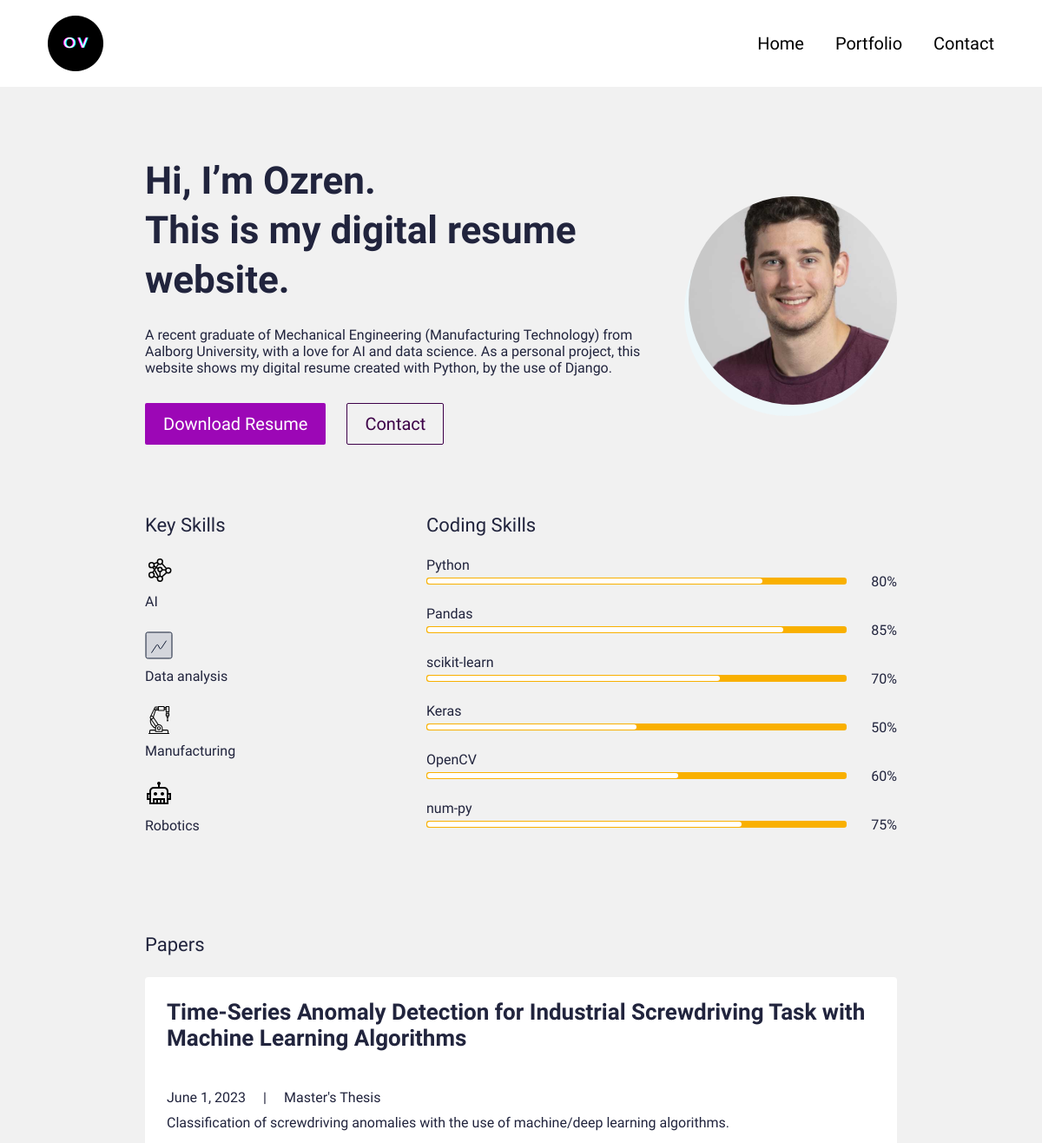
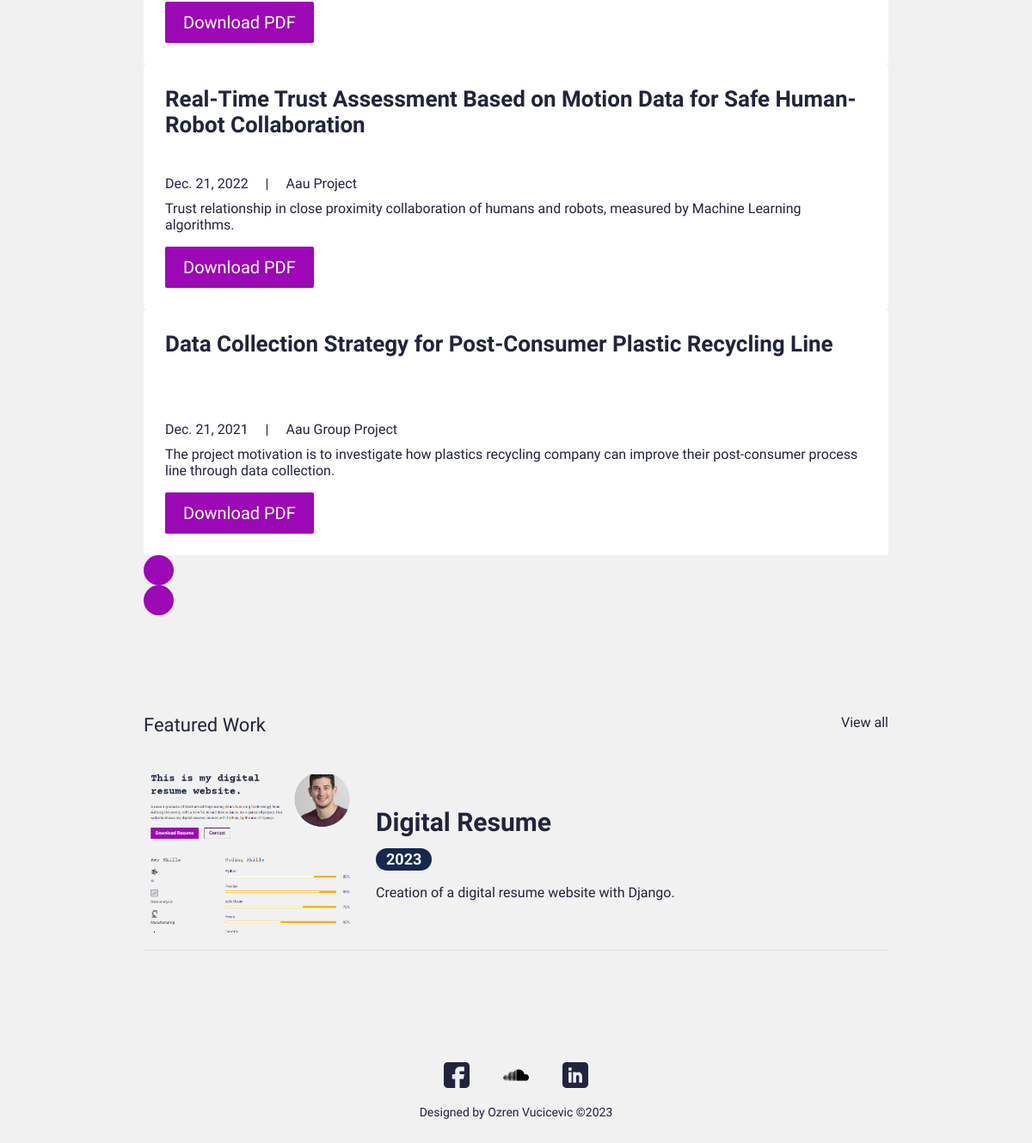
The page / on the database its author committed (2 pictures, top to bottom).
### main/models.py (models this page shows, shortened)
class UserProfile(models.Model):
    class Meta:
        verbose_name_plural = 'User Profiles'
        verbose_name = 'User Profile'
    user = models.OneToOneField(User, on_delete=models.CASCADE)
    avatar = models.ImageField(blank=True, null=True, upload_to="avatar")
    title = models.CharField(max_length=200, blank=True, null=True)
    bio = models.TextField(blank=True, null=True)
    skills = models.ManyToManyField(Skill, blank=True)
    cv = models.FileField(blank=True, null=True, upload_to="cv")

class Skill(models.Model):
    class Meta:
        verbose_name_plural = 'Skills'
        verbose_name = 'Skill'
    name = models.CharField(max_length=20, blank=True, null=True)
    score = models.IntegerField(default=80, blank=True, null=True)
    image = models.FileField(blank=True, null=True, upload_to="skills")
    is_key_skill = models.BooleanField(default=False)
    is_active = models.BooleanField(default=True)

class Certificate(models.Model):
    class Meta:
        verbose_name_plural = 'Certificates'
        verbose_name = 'Certificate'
    date = models.DateTimeField(blank=True, null=True)
    name = models.CharField(max_length=50, blank=True, null=True)
    title = models.CharField(max_length=200, blank=True, null=True)
    description = models.CharField(max_length=500, blank=True, null=True)
    is_active = models.BooleanField(default=True)
    pdf_file = models.FileField(upload_to='certificates/pdfs/', blank=True, null=True)

class Portfolio(models.Model):
    class Meta:
        verbose_name_plural = 'Portfolio Profiles'
        verbose_name = 'Portfolio'
        ordering = ["name"]
    date = models.DateTimeField(blank=True, null=True)
    name = models.CharField(max_length=200, blank=True, null=True)
    description = models.CharField(max_length=500, blank=True, null=True)
    body = RichTextField(blank=True, null=True)
    image = models.ImageField(blank=True, null=True, upload_to="portfolio")
    slug = models.SlugField(null=True, blank=True)
    is_active = models.BooleanField(default=True)

### main/views.py (the view)
# urls.py: path('', views.IndexView.as_view(), name="home"),
class IndexView(generic.TemplateView):
	template_name = "main/index.html"
	def get_context_data(self, **kwargs):
		context = super().get_context_data(**kwargs)
		testimonials = Testimonial.objects.filter(is_active=True)
		certificates = Certificate.objects.filter(is_active=True)
		blogs = Blog.objects.filter(is_active=True)
		portfolio = Portfolio.objects.filter(is_active=True)
		skills = Skill.objects.filter(is_active=True)
		context["testimonials"] = testimonials
		context["certificates"] = certificates
		context["blogs"] = blogs
		context["portfolio"] = portfolio
		context["skills"] = skills
		return context

### djangowebpage/context_processors.py (called while the page is built)
def project_context(request):
    context = {
        'me': User.objects.first(),
    }
    return context

### main/templates/main/index.html (shortened to what this page needs)
{% extends 'main/base.html' %}
{% load static %}
{% block content %}
<section>
  <div class="bannerSection">
    <div class="container">
      <div class="row g-4 g-md-3  align-items-center">
        <div class="col-md-auto order-md-last">
          <div class="bannerUserImg">
            <img src="{{me.userprofile.avatar.url}}" alt="...">
          </div>
        </div>
        <div class="col-md">
          <div class="bannerContent">
            <h1 class="xlTitle pb-3">Hi, I’m {{me.first_name}}. <br>{{me.userprofile.title}}</h1>
            <p>{{me.userprofile.bio}}</p>
            <div class="bannerBtnCol">
              <div class="row">
                <div class="col-auto">
                  <a download href="{{me.userprofile.cv.url}}" class="btn btnPrimary">Download Resume</a>
                </div>
                <div class="col-auto">
                  <a href="{% url 'main:contact' %}" class="btn btnOutline">Contact</a>
                </div>
              </div>
            </div>
          </div>
        </div>
      </div>
    </div>
  </div>
</section>
<section>
  <div class="sectionSpace pt-0">
    <div class="container">
      <div class="row">
        <div class="col-md-auto">
          <div class="keySkillCol">
            <h4 class="smTitle pb-3">Key Skills</h4>
            {% for sk in skills %}
            {% if sk.is_key_skill %}
            <div class="keySkillCard">
              {% if sk.image %}
              <div class="ksIconCol">
                <img src="{{sk.image.url}}" alt="...">
              </div>
              {% endif %}
              <span class="ksText">{{sk.name}}</span>
            </div>
            {% endif %}
            {% endfor %}
          </div>
        </div>
        <div class="col-md">
          <h4 class="smTitle pb-3">Coding Skills</h4>
          <div class="progressCol">
            <div class="progressCard">
              {% for sk in skills %}
              {% if not sk.is_key_skill %}
              <div class="progressCol">
                <span class="progressLbl">{{sk.name}}</span>
                <div class="row g-2 align-items-center">
                  <div class="col">
                    <div class="progress progressStyle">
                      <div class="progress-bar" role="progressbar" style="width: {{sk.score}}%" aria-valuenow="{{sk.score}}" aria-valuemin="0" aria-valuemax="100"></div>
                    </div>
                  </div>
                  <div class="col-auto">
                    <span class="pLbl">{{sk.score}}%</span>
                  </div>
                </div>
              </div>
              {% endif %}
              {% endfor %}
            </div>
          </div>
        </div>
      </div>
    </div>
  </div>
</section>
<section>
  <div class="sectionSpaceSm lightBg">
    <div class="container">
      <div class="row pb-3">
        <div class="col">
          <h4 class="smText regular">Papers</h4>
        </div>
      </div>
      <div class="sliderOuter">
        <div class="swiper certificatesSlider">
          <div class="swiper-wrapper">
            {% for c in certificates %}
              {% if c.is_active %}
                <div class="swiper-slide">
                  <div class="cardStyle1">
                    <h4 class="mdTitle cs1Title">
                      <a href="{{ c.pdf_file.url }}" target="_blank">{{ c.title }}</a>
                    </h4>
                    <ul class="cardOptionCol">
                      <li>{{ c.date.date }}</li>
                      <li>{{ c.name|title }}</li>
                    </ul>
                    <p>{{ c.description }}</p>
                    <a href="{{ c.pdf_file.url }}" download="{{ c.title }}.pdf" class="btn btnPrimary">Download PDF</a>
                  </div>
                </div>
              {% endif %}
            {% endfor %}
          </div>
        </div>
        <div class="cert-swiper-button-next swiper-button-next swiperBtnStyle"></div>
        <div class="cert-swiper-button-prev swiper-button-prev swiperBtnStyle"></div>
      </div>
    </div>
  </div>
</section>
<section>
  <div class="sectionSpace">
    <div class="container">
      <div class="portfolioCol">
        <div class="row pb-3">
          <div class="col">
            <h4 class="smText regular">Featured Work</h4>
          </div>
          <div class="col-auto">
            <a href="{% url 'main:portfolios' %}" class="simpleLink">View all</a>
          </div>
        </div>
        {% for p in portfolio %}
        {% if p.is_active %}
        <div class="portfolioCard">
          <div class="row g-4 align-items-center">
            <div class="col-md-auto">
              <div class="portfolioImgCol">
                <a href="{% url 'main:portfolio' slug=p.slug %}"><img src="{{p.image.url}}" alt="..."></a>
              </div>
            </div>
            <div class="col-md">
              <div class="portfolioContentCol">
                <h4 class="lgTitle"><a href="{% url 'main:portfolio' slug=p.slug %}">{{p.name}}</a></h4>
                <ul class="portfolioOption">
                  <li><span class="dateLbl">{{p.date.year}}</span></li>
                </ul>
                <p>{{p.description}}</p>
              </div>
            </div>
          </div>
        </div>
        {% endif %}
        {% endfor %}
      </div>
          </div>
        </div>
  </section>
  {% endblock %}

### static/css/style.css (style rules this page uses)
:root { --primaryColor: #9C07B6; --primaryDarkColor: #3D0048; --primaryHoverColor: #900AA8; --secondaryColor: #F9B000; --baseColor: #21243D; --baseFont: 'Heebo', sans-serif; --titleFont: 'Courier Prime', monospace; --regular: 400; --medium: 500; --bold: 700; --black: 900; --lightBg: #f1f1f1; }
html { scroll-behavior: smooth; }
body { font-family: var(--baseFont); color: var(--baseColor); line-height: normal; }
ul { margin: 0; padding: 0; list-style-type: none; }
img { max-width: 100%; }
a { color: inherit; }
a, .btn { -webkit-transition: all 300ms ease-in-out 0s; -o-transition: all 300ms ease-in-out 0s; transition: all 300ms ease-in-out 0s; text-decoration: none; }
.lightBg { background-color: var(--lightBg); }
.btn { font-size: 20px; font-weight: var(--medium); padding: 8px 20px; border-radius: 2px; }
.btnPrimary { background-color: var(--primaryColor); color: var(--bs-white); }
.btnOutline { border: 1px solid var(--primaryDarkColor); color: var(--primaryDarkColor); }
.xlTitle { font-size: 44px; line-height: 1.3; font-weight: var(--bold); font-family: var(--titleFont) }
.lgTitle { font-size: 30px; line-height: normal; font-weight: var(--bold); font-family: var(--titleFont) }
.mdTitle { font-size: 26px; line-height: normal; font-weight: var(--bold); font-family: var(--titleFont) }
.smTitle { font-size: 22px; line-height: normal; font-weight: var(--regular); font-family: var(--titleFont) }
.smText { font-size: 22px; }
.regular { font-weight: var(--regular); }
.bannerSection { padding: 180px 0 80px; }
.bannerUserImg { margin-left: 30px; width: 240px; height: 240px; border-radius: 50%; position: relative; }
.bannerUserImg img { width: 100%; height: 100%; -o-object-fit: cover; object-fit: cover; border-radius: 50%; position: relative; }
.bannerUserImg::before { content: ""; position: absolute; left: -5px; top: 13px; width: 100%; height: 100%; background-color: #EDF7FA; border-radius: 50%; }
.bannerBtnCol { padding-top: 15px; }
.sectionSpace { padding: 80px 0; }
.sectionSpaceSm { padding: 35px 0; }
.ksText { display: block; padding-top: 10px; }
.keySkillCard + .keySkillCard { padding-top: 25px; }
.keySkillCol { width: 300px; }
.pLbl { display: block; width: 50px; text-align: right; }
.progress.progressStyle { height: 8px; padding: 1px; background-color: var(--secondaryColor); border-radius: 3px; }
.progressStyle .progress-bar { background-color: #fff; border-radius: 3px; }
.progressCol + .progressCol { padding-top: 18px; }
.cardOptionCol > li { display: inline-block; vertical-align: middle; position: relative; }
.cardOptionCol > li + li { padding-left: 40px; }
.cardOptionCol > li + li::before { content: "|"; position: absolute; left: 16px; }
.cardOptionCol { padding: 5px 0 10px; }
.cardStyle1 { padding: 25px; background-color: var(--bs-white); border-radius: 4px; height: 100%; }
.cs1Title { min-height: 90px; }
.dateLbl { display: inline-block; padding: 4px 12px; background-color: #142850; border-radius: 20px; color: #fff; font-size: 18px; line-height: 1; font-weight: var(--bold); }
.sliderOuter { position: relative; }
.sliderOuter .swiper-button-next.swiperBtnStyle { right: -50px; }
.sliderOuter .swiper-button-prev.swiperBtnStyle { left: -50px; }
.sliderOuter .swiper-slide { height: auto; }
.portfolioOption li { display: inline-block; padding-right: 20px; }
.portfolioOption { padding: 5px 0 16px; }
.portfolioContentCol > p:last-child { margin-bottom: 0; }
.portfolioImgCol img { border-radius: 6px; width: 246px; height: 184px; -o-object-fit: cover; object-fit: cover; }
.portfolioCard { padding: 20px 0; border-bottom: 1px solid #E0E0E0; }
.swiperBtnStyle { width: 35px; height: 35px; color: #fff; background-color: var(--primaryColor); border-radius: 50%; }
.swiper-button-next.swiperBtnStyle::after, .swiper-button-prev.swiperBtnStyle::after { font-size: 16px; }
.swiperBtnStyle.swiper-button-prev { left: 2px; }
.swiperBtnStyle.swiper-button-next { right: 2px; }
@media (min-width:992px) { .container, .container-lg, .container-md, .container-sm, .container-xl, .container-xxl { max-width: 890px; } }

### main/templates/main/base.html (style rules this page uses)
body { background-color: #f1f1f1; }

### rows shown on the page
Skill: image (picture), name "AI"
Skill: image (picture), name "Data analysis"
Skill: image (picture), name "Manufacturing"
Skill: image (picture), name "Robotics"
Skill: name "Python", score "80"
Skill: name "Pandas", score "85"
Skill: name "scikit-learn", score "70"
Skill: name "Keras", score "50"
Skill: name "OpenCV", score "60"
Skill: name "num-py", score "75"
Certificate: title "Time-Series Anomaly Detection for Industrial Screwdriving Task with Machine Learning Algorithms", date "June 1, 2023", name "Master's Thesis", description "Classification of screwdriving anomalies with the use of machine/deep learning algorithms."
Certificate: title "Real-Time Trust Assessment Based on Motion Data for Safe Human-Robot Collaboration", date "Dec. 21, 2022", name "Aau Project", description "Trust relationship in close proximity collaboration of humans and robots, measured by Machine Learning algorithms."
Certificate: title "Data Collection Strategy for Post-Consumer Plastic Recycling Line", date "Dec. 21, 2021", name "Aau Group Project", description "The project motivation is to investigate how plastics recycling company can improve their post-consumer process line through data collection."
Portfolio: image (picture), name "Digital Resume", date.year "2023", description "Creation of a digital resume website with Django."

### other values the page prints
{{ me.first_name }} "Ozren"
{{ me.userprofile.title }} "This is my digital resume website."
